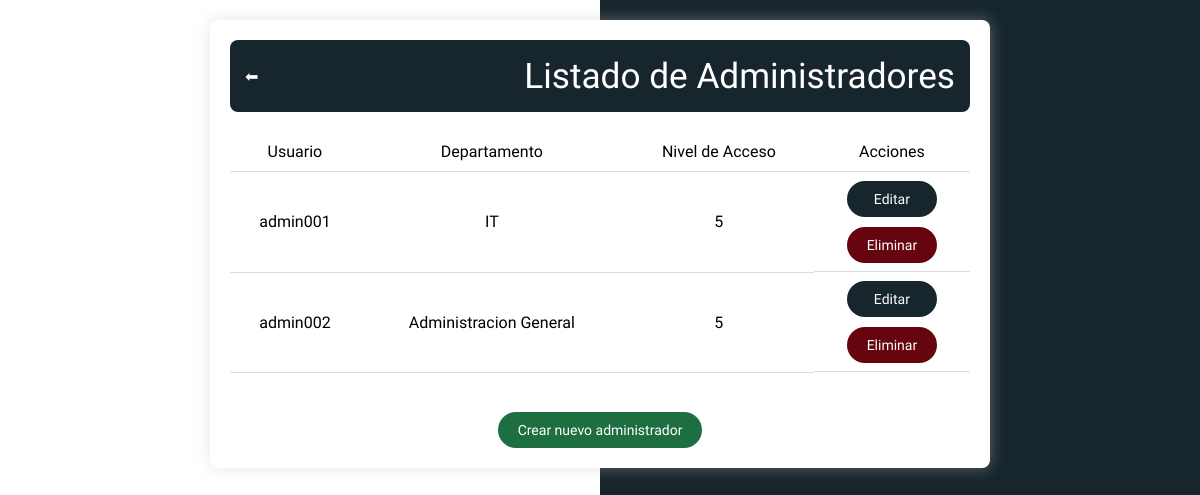
/administradores/, run on the app's committed database.
### myapp/models.py (models this page shows, shortened)
class Administrador(models.Model):
    usuario = models.OneToOneField(settings.AUTH_USER_MODEL, on_delete=models.CASCADE, related_name='admin')
    departamento = models.CharField(max_length=100, blank=True, null=True)
    nivel_acceso = models.IntegerField(default=1)
    class Meta:
        db_table = 'administradores'

class User(AbstractUser):
    telefono = models.CharField(max_length=15, blank=True, null=True)
    tipo_usuario = models.CharField(max_length=20, choices=[
        ('admin', 'Administrador'),
        ('enfermero', 'Enfermero')
    ])
    class Meta:
        db_table = 'usuarios'

### myapp/views.py (the view)
# urls.py: path('administradores/', views.listar_administradores, name='listar_administradores'),
def listar_administradores(request):
    administradores = Administrador.objects.all()
    return render(request, 'admin/list.html', {'administradores': administradores})

### myapp/context_processors.py (called while the page is built)
def version(request):
    return {"VERSION": str(time.time())}

### myapp/templates/admin/list.html (shortened to what this page needs)
<!DOCTYPE html>
<html lang="es">
<head>
    {% load static %}
    <link rel="stylesheet" href="{% static 'adminList.css' %}">
</head>
<body>
    <div class="container">
        <header class="header">
            <a href="{% url 'admin_select_dashboard' %}" class="btnn">⬅</a>
            <h1>Listado de Administradores</h1>
        </header>
        <div class="row" id="administradores-container">
        {% if administradores %}
            <table class="info-table">
                <thead>
                    <tr>
                        <th>Usuario</th>
                        <th>Departamento</th>
                        <th>Nivel de Acceso</th>
                        <th>Acciones</th>
                    </tr>
                </thead>
                <tbody>
                    {% for administrador in administradores %}
                        <tr>
                            <td>{{ administrador.usuario.username }}</td>
                            <td>{{ administrador.departamento }}</td>
                            <td>{{ administrador.nivel_acceso }}</td>
                            <td class="nose">
                                <a href="{% url 'editar_administrador' administrador.pk %}" class="btn">Editar</a>
                                <a href="{% url 'eliminar_administrador' administrador.pk %}" class="btnD">Eliminar</a>
                            </td>
                        </tr>
                    {% empty %}
                        <tr>
                            <td colspan="4">No hay administradores registrados</td>
                        </tr>
                    {% endfor %}
                </tbody>
            </table>
        {% else %}
            <div class="col-12">
                <div class="alert alert-info">No hay administradores disponibles.</div>
            </div>
        {% endif %}
    </div>
    <br>
        <div class="r">
            <a href="{% url 'crear_administrador' %}" class="btnnn">Crear nuevo administrador</a>
        </div>
    </div>
</body>
</html>

### static/adminList.css (style rules this page uses)
* { margin: 0; padding: 0; box-sizing: border-box; font-family: "League Spartan", sans-serif; }
body { height: 100vh; margin: 0; overflow-y: auto; overflow-x: hidden; display: flex; align-items: center; flex-direction: column; background: linear-gradient(to right, rgb(255, 255, 255) 50%, rgb(23, 38, 45) 50%); }
.header { display: flex; justify-content: space-between; align-items: center; background: rgb(23, 38, 45); color: white; padding: 15px; border-radius: 8px; }
.btnn { display: inline-block; text-decoration: none; font-weight: lighter; color: white; background-color: transparent; transition: background-color 0.3s ease, transform 0.2s; }
.container { width: 65vw; margin: auto; background: white; padding: 20px; border-radius: 8px; box-shadow: 0 0 15px rgba(193, 193, 193, 0.421); font-weight: lighter; margin: 20px; }
h1 { margin: 0; font-weight: 100; font-size: 2.2em; }
.info-table { width: 100%; border-collapse: collapse; margin: 20px 0; }
.info-table th, .info-table td { padding: 10px; text-align: left; border-bottom: 1px solid #ddd; }
.info-table th { color: rgb(0, 0, 0); font-weight: 200; background-color: rgba(255, 255, 255, 0.523); text-align: center; }
.info-table td { vertical-align: middle; text-align: center; background-color: transparent; font-weight: 200; height: 100px; align-items: center; }
.nose { vertical-align: middle; text-align: center; background-color: transparent; font-weight: 200; height: 100px; justify-content: center; display: flex; flex-direction: column; align-items: center; }
.btn { background-color: rgb(23, 38, 45); color: white; padding: 5px 10px; border-radius: 20px; font-size: 0.875rem; text-decoration: none; transition: background-color 0.3s ease, transform 0.2s; font-weight: lighter; padding: 10px; margin-bottom: 10px; display: flex; flex-direction: column; min-width: 90px; }
.btnD { background-color: #67050f; color: white; padding: 5px 10px; border-radius: 20px; font-size: 0.875rem; text-decoration: none; transition: background-color 0.3s ease, transform 0.2s; font-weight: lighter; padding: 10px; display: flex; flex-direction: column; min-width: 90px; }
.btnnn { background-color: #1d6f42; color: white; padding: 10px 20px; border-radius: 20px; border: none; cursor: pointer; transition: transform 0.2s; font-size: 14px; align-self: center; transition: background-color 0.3s ease, transform 0.2s; }
tr { display: table-row; vertical-align: middle; unicode-bidi: isolate; border-color: inherit; text-align: center; font-weight: lighter; }
a { text-decoration: none; }
.r { display: flex; justify-content: center; }

### data on the page
Administrador: usuario.username "admin001", departamento "IT", nivel_acceso "5"
Administrador: usuario.username "admin002", departamento "Administracion General", nivel_acceso "5"
